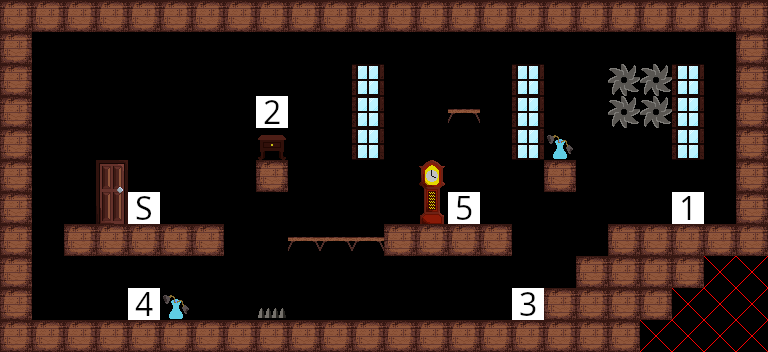

Rendered tile map (Tiled .tmx) drawn with the repository's tilesets; below, a short description and the full map source, tile grids included:
An orthogonal 24x11 tile map with 32x32 px tiles, 1 tile layer (Tile Layer 1).

<map version="1.10" tiledversion="1.10.2" orientation="orthogonal" renderorder="right-down" width="24" height="11" tilewidth="32" tileheight="32" infinite="0" nextlayerid="2" nextobjectid="1">
 <editorsettings>
  <export target="../assets/levels/sampleLevel.csv" format="csv" />
 </editorsettings>
 <tileset firstgid="1" source="tiles.tsx" />
 <layer id="1" name="Tile Layer 1" width="24" height="11">
  <data encoding="csv">
2,2,2,2,2,2,2,2,2,2,2,2,2,2,2,2,2,2,2,2,2,2,2,2,
2,0,0,0,0,0,0,0,0,0,0,0,0,0,0,0,0,0,0,0,0,0,0,2,
2,0,0,0,0,0,0,0,0,0,0,23,0,0,0,0,23,0,0,4,4,23,0,2,
2,0,0,0,0,0,0,0,12,0,0,23,0,0,3,0,23,0,0,4,4,23,0,2,
2,0,0,0,0,0,0,0,21,0,0,23,0,0,0,0,23,22,0,0,0,23,0,2,
2,0,0,0,0,0,0,0,2,0,0,0,0,0,0,0,0,2,0,0,0,0,0,2,
2,0,0,24,6,0,0,0,0,0,0,0,0,25,15,0,0,0,0,0,0,11,0,2,
2,0,2,2,2,2,2,0,0,3,3,3,2,2,2,2,0,0,0,2,2,2,2,2,
2,0,0,0,0,0,0,0,0,0,0,0,0,0,0,0,0,0,2,2,2,2,7,7,
2,0,0,0,14,22,0,0,5,0,0,0,0,0,0,0,13,2,2,2,2,7,7,7,
2,2,2,2,2,2,2,2,2,2,2,2,2,2,2,2,2,2,2,2,7,7,7,7
</data>
 </layer>
</map>
